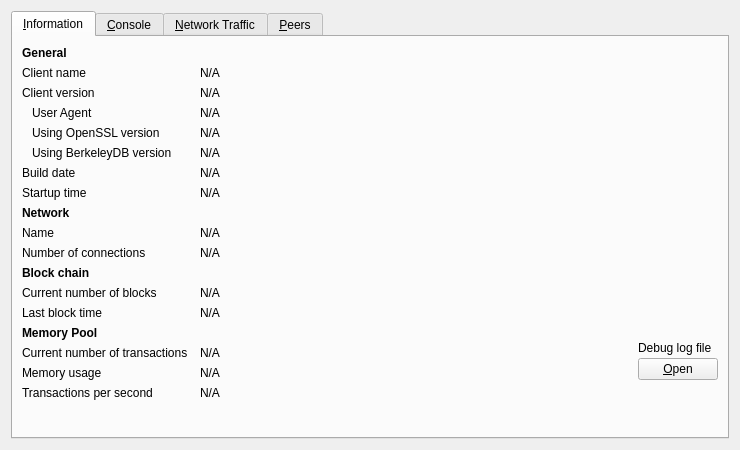
<?xml version="1.0" encoding="UTF-8"?>
<ui version="4.0">
 <class>RPCConsole</class>
 <widget class="QWidget" name="RPCConsole">
  <property name="geometry">
   <rect>
    <x>0</x>
    <y>0</y>
    <width>740</width>
    <height>450</height>
   </rect>
  </property>
  <property name="windowTitle">
   <string>Debug window</string>
  </property>
  <layout class="QVBoxLayout" name="verticalLayout_2">
   <item>
    <widget class="QTabWidget" name="tabWidget">
     <property name="currentIndex">
      <number>0</number>
     </property>
     <widget class="QWidget" name="tab_info">
      <attribute name="title">
       <string>&amp;Information</string>
      </attribute>
      <layout class="QGridLayout" name="gridLayout" columnstretch="0,1,0">
       <property name="horizontalSpacing">
        <number>12</number>
       </property>
       <item row="0" column="0">
        <widget class="QLabel" name="label_9">
         <property name="font">
          <font>
           <weight>75</weight>
           <bold>true</bold>
          </font>
         </property>
         <property name="text">
          <string>General</string>
         </property>
        </widget>
       </item>
       <item row="1" column="0">
        <widget class="QLabel" name="label_5">
         <property name="text">
          <string>Client name</string>
         </property>
        </widget>
       </item>
       <item row="1" column="1" colspan="2">
        <widget class="QLabel" name="clientName">
         <property name="cursor">
          <cursorShape>IBeamCursor</cursorShape>
         </property>
         <property name="text">
          <string>N/A</string>
         </property>
         <property name="textFormat">
          <enum>Qt::PlainText</enum>
         </property>
         <property name="textInteractionFlags">
          <set>Qt::LinksAccessibleByMouse|Qt::TextSelectableByKeyboard|Qt::TextSelectableByMouse</set>
         </property>
        </widget>
       </item>
       <item row="2" column="0">
        <widget class="QLabel" name="label_6">
         <property name="text">
          <string>Client version</string>
         </property>
        </widget>
       </item>
       <item row="2" column="1" colspan="2">
        <widget class="QLabel" name="clientVersion">
         <property name="cursor">
          <cursorShape>IBeamCursor</cursorShape>
         </property>
         <property name="text">
          <string>N/A</string>
         </property>
         <property name="textFormat">
          <enum>Qt::PlainText</enum>
         </property>
         <property name="textInteractionFlags">
          <set>Qt::LinksAccessibleByMouse|Qt::TextSelectableByKeyboard|Qt::TextSelectableByMouse</set>
         </property>
        </widget>
       </item>
       <item row="3" column="0">
        <widget class="QLabel" name="labelClientUserAgent">
         <property name="text">
          <string>User Agent</string>
         </property>
         <property name="indent">
          <number>10</number>
         </property>
        </widget>
       </item>
       <item row="3" column="1" colspan="2">
        <widget class="QLabel" name="clientUserAgent">
         <property name="cursor">
          <cursorShape>IBeamCursor</cursorShape>
         </property>
         <property name="text">
          <string>N/A</string>
         </property>
         <property name="textFormat">
          <enum>Qt::PlainText</enum>
         </property>
         <property name="textInteractionFlags">
          <set>Qt::LinksAccessibleByMouse|Qt::TextSelectableByKeyboard|Qt::TextSelectableByMouse</set>
         </property>
        </widget>
       </item>
       <item row="4" column="0">
        <widget class="QLabel" name="label_14">
         <property name="text">
          <string>Using OpenSSL version</string>
         </property>
         <property name="indent">
          <number>10</number>
         </property>
        </widget>
       </item>
       <item row="4" column="1" colspan="2">
        <widget class="QLabel" name="openSSLVersion">
         <property name="cursor">
          <cursorShape>IBeamCursor</cursorShape>
         </property>
         <property name="text">
          <string>N/A</string>
         </property>
         <property name="textFormat">
          <enum>Qt::PlainText</enum>
         </property>
         <property name="textInteractionFlags">
          <set>Qt::LinksAccessibleByMouse|Qt::TextSelectableByKeyboard|Qt::TextSelectableByMouse</set>
         </property>
        </widget>
       </item>
       <item row="5" column="0">
        <widget class="QLabel" name="label_berkeleyDBVersion">
         <property name="text">
          <string>Using BerkeleyDB version</string>
         </property>
         <property name="indent">
          <number>10</number>
         </property>
        </widget>
       </item>
       <item row="5" column="1" colspan="2">
        <widget class="QLabel" name="berkeleyDBVersion">
         <property name="cursor">
          <cursorShape>IBeamCursor</cursorShape>
         </property>
         <property name="text">
          <string>N/A</string>
         </property>
         <property name="textFormat">
          <enum>Qt::PlainText</enum>
         </property>
         <property name="textInteractionFlags">
          <set>Qt::LinksAccessibleByMouse|Qt::TextSelectableByKeyboard|Qt::TextSelectableByMouse</set>
         </property>
        </widget>
       </item>
       <item row="6" column="0">
        <widget class="QLabel" name="label_12">
         <property name="text">
          <string>Build date</string>
         </property>
        </widget>
       </item>
       <item row="6" column="1" colspan="2">
        <widget class="QLabel" name="buildDate">
         <property name="cursor">
          <cursorShape>IBeamCursor</cursorShape>
         </property>
         <property name="text">
          <string>N/A</string>
         </property>
         <property name="textFormat">
          <enum>Qt::PlainText</enum>
         </property>
         <property name="textInteractionFlags">
          <set>Qt::LinksAccessibleByMouse|Qt::TextSelectableByKeyboard|Qt::TextSelectableByMouse</set>
         </property>
        </widget>
       </item>
       <item row="7" column="0">
        <widget class="QLabel" name="label_13">
         <property name="text">
          <string>Startup time</string>
         </property>
        </widget>
       </item>
       <item row="7" column="1" colspan="2">
        <widget class="QLabel" name="startupTime">
         <property name="cursor">
          <cursorShape>IBeamCursor</cursorShape>
         </property>
         <property name="text">
          <string>N/A</string>
         </property>
         <property name="textFormat">
          <enum>Qt::PlainText</enum>
         </property>
         <property name="textInteractionFlags">
          <set>Qt::LinksAccessibleByMouse|Qt::TextSelectableByKeyboard|Qt::TextSelectableByMouse</set>
         </property>
        </widget>
       </item>
       <item row="9" column="0">
        <widget class="QLabel" name="label_8">
         <property name="text">
          <string>Name</string>
         </property>
        </widget>
       </item>
       <item row="9" column="1" colspan="2">
        <widget class="QLabel" name="networkName">
         <property name="cursor">
          <cursorShape>IBeamCursor</cursorShape>
         </property>
         <property name="text">
          <string>N/A</string>
         </property>
         <property name="textFormat">
          <enum>Qt::PlainText</enum>
         </property>
         <property name="textInteractionFlags">
          <set>Qt::LinksAccessibleByMouse|Qt::TextSelectableByKeyboard|Qt::TextSelectableByMouse</set>
         </property>
        </widget>
       </item>
       <item row="10" column="0">
        <widget class="QLabel" name="label_7">
         <property name="text">
          <string>Number of connections</string>
         </property>
        </widget>
       </item>
       <item row="10" column="1" colspan="2">
        <widget class="QLabel" name="numberOfConnections">
         <property name="cursor">
          <cursorShape>IBeamCursor</cursorShape>
         </property>
         <property name="text">
          <string>N/A</string>
         </property>
         <property name="textFormat">
          <enum>Qt::PlainText</enum>
         </property>
         <property name="textInteractionFlags">
          <set>Qt::LinksAccessibleByMouse|Qt::TextSelectableByKeyboard|Qt::TextSelectableByMouse</set>
         </property>
        </widget>
       </item>
       <item row="11" column="0">
        <widget class="QLabel" name="label_10">
         <property name="font">
          <font>
           <weight>75</weight>
           <bold>true</bold>
          </font>
         </property>
         <property name="text">
          <string>Block chain</string>
         </property>
        </widget>
       </item>
       <item row="12" column="0">
        <widget class="QLabel" name="label_3">
         <property name="text">
          <string>Current number of blocks</string>
         </property>
        </widget>
       </item>
       <item row="12" column="1" colspan="2">
        <widget class="QLabel" name="numberOfBlocks">
         <property name="cursor">
          <cursorShape>IBeamCursor</cursorShape>
         </property>
         <property name="text">
          <string>N/A</string>
         </property>
         <property name="textFormat">
          <enum>Qt::PlainText</enum>
         </property>
         <property name="textInteractionFlags">
          <set>Qt::LinksAccessibleByMouse|Qt::TextSelectableByKeyboard|Qt::TextSelectableByMouse</set>
         </property>
        </widget>
       </item>
       <item row="13" column="0">
        <widget class="QLabel" name="labelLastBlockTime">
         <property name="text">
          <string>Last block time</string>
         </property>
        </widget>
       </item>
       <item row="13" column="1" colspan="2">
        <widget class="QLabel" name="lastBlockTime">
         <property name="cursor">
          <cursorShape>IBeamCursor</cursorShape>
         </property>
         <property name="text">
          <string>N/A</string>
         </property>
         <property name="textFormat">
          <enum>Qt::PlainText</enum>
         </property>
         <property name="textInteractionFlags">
          <set>Qt::LinksAccessibleByMouse|Qt::TextSelectableByKeyboard|Qt::TextSelectableByMouse</set>
         </property>
        </widget>
       </item>
       <item row="14" column="0">
        <widget class="QLabel" name="labelMempoolTitle">
         <property name="font">
          <font>
           <weight>75</weight>
           <bold>true</bold>
          </font>
         </property>
         <property name="text">
          <string>Memory Pool</string>
         </property>
        </widget>
       </item>
       <item row="15" column="0">
        <widget class="QLabel" name="labelNumberOfTransactions">
         <property name="text">
          <string>Current number of transactions</string>
         </property>
        </widget>
       </item>
       <item row="15" column="1">
        <widget class="QLabel" name="mempoolNumberTxs">
         <property name="cursor">
          <cursorShape>IBeamCursor</cursorShape>
         </property>
         <property name="text">
          <string>N/A</string>
         </property>
         <property name="textFormat">
          <enum>Qt::PlainText</enum>
         </property>
         <property name="textInteractionFlags">
          <set>Qt::LinksAccessibleByMouse|Qt::TextSelectableByKeyboard|Qt::TextSelectableByMouse</set>
         </property>
        </widget>
       </item>
       <item row="8" column="0">
        <widget class="QLabel" name="labelNetwork">
         <property name="font">
          <font>
           <weight>75</weight>
           <bold>true</bold>
          </font>
         </property>
         <property name="text">
          <string>Network</string>
         </property>
        </widget>
       </item>
       <item row="16" column="0">
        <widget class="QLabel" name="labelMemoryUsage">
         <property name="text">
          <string>Memory usage</string>
         </property>
        </widget>
       </item>
       <item row="16" column="1">
        <widget class="QLabel" name="mempoolSize">
         <property name="cursor">
          <cursorShape>IBeamCursor</cursorShape>
         </property>
         <property name="text">
          <string>N/A</string>
         </property>
         <property name="textFormat">
          <enum>Qt::PlainText</enum>
         </property>
         <property name="textInteractionFlags">
          <set>Qt::LinksAccessibleByMouse|Qt::TextSelectableByKeyboard|Qt::TextSelectableByMouse</set>
         </property>
        </widget>
       </item>
       <item row="17" column="0">
        <widget class="QLabel" name="labelTransactionsPerSecond">
         <property name="text">
          <string>Transactions per second</string>
         </property>
        </widget>
       </item>
       <item row="17" column="1">
        <widget class="QLabel" name="transactionsPerSecond">
         <property name="cursor">
          <cursorShape>IBeamCursor</cursorShape>
         </property>
         <property name="text">
          <string>N/A</string>
         </property>
         <property name="textFormat">
          <enum>Qt::PlainText</enum>
         </property>
         <property name="textInteractionFlags">
          <set>Qt::LinksAccessibleByMouse|Qt::TextSelectableByKeyboard|Qt::TextSelectableByMouse</set>
         </property>
        </widget>
       </item>

       <item row="14" column="2" rowspan="3">
        <layout class="QVBoxLayout" name="verticalLayoutDebugButton">
         <property name="spacing">
          <number>3</number>
         </property>
         <item>
          <spacer name="verticalSpacer_2">
           <property name="orientation">
            <enum>Qt::Vertical</enum>
           </property>
           <property name="sizeHint" stdset="0">
            <size>
             <width>10</width>
             <height>5</height>
            </size>
           </property>
          </spacer>
         </item>
         <item>
          <widget class="QLabel" name="labelDebugLogfile">
           <property name="text">
            <string>Debug log file</string>
           </property>
          </widget>
         </item>
         <item>
          <widget class="QPushButton" name="openDebugLogfileButton">
           <property name="toolTip">
            <string>Open the Bitcoin XT debug log file from the current data directory. This can take a few seconds for large log files.</string>
           </property>
           <property name="text">
            <string>&amp;Open</string>
           </property>
           <property name="autoDefault">
            <bool>false</bool>
           </property>
          </widget>
         </item>
        </layout>
       </item>
       <item row="18" column="0">
        <spacer name="verticalSpacer">
         <property name="orientation">
          <enum>Qt::Vertical</enum>
         </property>
         <property name="sizeHint" stdset="0">
          <size>
           <width>20</width>
           <height>40</height>
          </size>
         </property>
        </spacer>
       </item>
      </layout>
     </widget>
     <widget class="QWidget" name="tab_console">
      <attribute name="title">
       <string>&amp;Console</string>
      </attribute>
      <layout class="QVBoxLayout" name="verticalLayout_3">
       <property name="spacing">
        <number>3</number>
       </property>
       <item>
        <widget class="QTextEdit" name="messagesWidget">
         <property name="minimumSize">
          <size>
           <width>0</width>
           <height>100</height>
          </size>
         </property>
         <property name="readOnly">
          <bool>true</bool>
         </property>
         <property name="tabKeyNavigation" stdset="0">
          <bool>false</bool>
         </property>
         <property name="columnCount" stdset="0">
          <number>2</number>
         </property>
        </widget>
       </item>
       <item>
        <layout class="QHBoxLayout" name="horizontalLayout">
         <property name="spacing">
          <number>3</number>
         </property>
         <item>
          <widget class="QLabel" name="label">
           <property name="text">
            <string notr="true">&gt;</string>
           </property>
          </widget>
         </item>
         <item>
          <widget class="QLineEdit" name="lineEdit"/>
         </item>
         <item>
          <widget class="QPushButton" name="clearButton">
           <property name="maximumSize">
            <size>
             <width>24</width>
             <height>24</height>
            </size>
           </property>
           <property name="toolTip">
            <string>Clear console</string>
           </property>
           <property name="text">
            <string/>
           </property>
           <property name="icon">
            <iconset resource="../bitcoin.qrc">
             <normaloff>:/icons/remove</normaloff>:/icons/remove</iconset>
           </property>
           <property name="shortcut">
            <string notr="true">Ctrl+L</string>
           </property>
           <property name="autoDefault">
            <bool>false</bool>
           </property>
          </widget>
         </item>
        </layout>
       </item>
      </layout>
     </widget>
     <widget class="QWidget" name="tab_nettraffic">
      <attribute name="title">
       <string>&amp;Network Traffic</string>
      </attribute>
      <layout class="QHBoxLayout" name="horizontalLayout_3">
       <item>
        <layout class="QVBoxLayout" name="verticalLayout_4">
         <item>
          <widget class="TrafficGraphWidget" name="trafficGraph" native="true">
           <property name="sizePolicy">
            <sizepolicy hsizetype="Expanding" vsizetype="Expanding">
             <horstretch>0</horstretch>
             <verstretch>0</verstretch>
            </sizepolicy>
           </property>
          </widget>
         </item>
         <item>
          <layout class="QHBoxLayout" name="horizontalLayout_2">
           <item>
            <widget class="QSlider" name="sldGraphRange">
             <property name="minimum">
              <number>1</number>
             </property>
             <property name="maximum">
              <number>288</number>
             </property>
             <property name="pageStep">
              <number>12</number>
             </property>
             <property name="value">
              <number>6</number>
             </property>
             <property name="orientation">
              <enum>Qt::Horizontal</enum>
             </property>
            </widget>
           </item>
           <item>
            <widget class="QLabel" name="lblGraphRange">
             <property name="minimumSize">
              <size>
               <width>100</width>
               <height>0</height>
              </size>
             </property>
             <property name="alignment">
              <set>Qt::AlignCenter</set>
             </property>
            </widget>
           </item>
           <item>
            <widget class="QPushButton" name="btnClearTrafficGraph">
             <property name="text">
              <string>&amp;Clear</string>
             </property>
             <property name="autoDefault">
              <bool>false</bool>
             </property>
            </widget>
           </item>
          </layout>
         </item>
        </layout>
       </item>
       <item>
        <layout class="QVBoxLayout" name="verticalLayout">
         <item>
          <widget class="QGroupBox" name="groupBox">
           <property name="title">
            <string>Totals</string>
           </property>
           <layout class="QVBoxLayout" name="verticalLayout_5">
            <item>
             <layout class="QHBoxLayout" name="horizontalLayout_4">
              <item>
               <widget class="Line" name="line">
                <property name="sizePolicy">
                 <sizepolicy hsizetype="Fixed" vsizetype="Fixed">
                  <horstretch>0</horstretch>
                  <verstretch>0</verstretch>
                 </sizepolicy>
                </property>
                <property name="minimumSize">
                 <size>
                  <width>10</width>
                  <height>0</height>
                 </size>
                </property>
                <property name="palette">
                 <palette>
                  <active>
                   <colorrole role="Light">
                    <brush brushstyle="SolidPattern">
                     <color alpha="255">
                      <red>0</red>
                      <green>255</green>
                      <blue>0</blue>
                     </color>
                    </brush>
                   </colorrole>
                  </active>
                  <inactive>
                   <colorrole role="Light">
                    <brush brushstyle="SolidPattern">
                     <color alpha="255">
                      <red>0</red>
                      <green>255</green>
                      <blue>0</blue>
                     </color>
                    </brush>
                   </colorrole>
                  </inactive>
                  <disabled>
                   <colorrole role="Light">
                    <brush brushstyle="SolidPattern">
                     <color alpha="255">
                      <red>0</red>
                      <green>255</green>
                      <blue>0</blue>
                     </color>
                    </brush>
                   </colorrole>
                  </disabled>
                 </palette>
                </property>
                <property name="orientation">
                 <enum>Qt::Horizontal</enum>
                </property>
               </widget>
              </item>
              <item>
               <widget class="QLabel" name="label_16">
                <property name="text">
                 <string>Received</string>
                </property>
               </widget>
              </item>
              <item>
               <widget class="QLabel" name="lblBytesIn">
                <property name="minimumSize">
                 <size>
                  <width>50</width>
                  <height>0</height>
                 </size>
                </property>
                <property name="alignment">
                 <set>Qt::AlignRight|Qt::AlignTrailing|Qt::AlignVCenter</set>
                </property>
               </widget>
              </item>
             </layout>
            </item>
            <item>
             <layout class="QHBoxLayout" name="horizontalLayout_5">
              <item>
               <widget class="Line" name="line_2">
                <property name="sizePolicy">
                 <sizepolicy hsizetype="Fixed" vsizetype="Fixed">
                  <horstretch>0</horstretch>
                  <verstretch>0</verstretch>
                 </sizepolicy>
                </property>
                <property name="minimumSize">
                 <size>
                  <width>10</width>
                  <height>0</height>
                 </size>
                </property>
                <property name="palette">
                 <palette>
                  <active>
                   <colorrole role="Light">
                    <brush brushstyle="SolidPattern">
                     <color alpha="255">
                      <red>255</red>
                      <green>0</green>
                      <blue>0</blue>
                     </color>
                    </brush>
                   </colorrole>
                  </active>
                  <inactive>
                   <colorrole role="Light">
                    <brush brushstyle="SolidPattern">
                     <color alpha="255">
                      <red>255</red>
                      <green>0</green>
                      <blue>0</blue>
                     </color>
                    </brush>
                   </colorrole>
                  </inactive>
                  <disabled>
                   <colorrole role="Light">
                    <brush brushstyle="SolidPattern">
                     <color alpha="255">
                      <red>255</red>
                      <green>0</green>
                      <blue>0</blue>
                     </color>
                    </brush>
                   </colorrole>
                  </disabled>
                 </palette>
                </property>
                <property name="orientation">
                 <enum>Qt::Horizontal</enum>
                </property>
               </widget>
              </item>
              <item>
               <widget class="QLabel" name="label_17">
                <property name="text">
                 <string>Sent</string>
                </property>
               </widget>
              </item>
              <item>
               <widget class="QLabel" name="lblBytesOut">
                <property name="minimumSize">
                 <size>
                  <width>50</width>
                  <height>0</height>
                 </size>
                </property>
                <property name="alignment">
                 <set>Qt::AlignRight|Qt::AlignTrailing|Qt::AlignVCenter</set>
                </property>
               </widget>
              </item>
             </layout>
            </item>
            <item>
             <spacer name="verticalSpacer_4">
              <property name="orientation">
               <enum>Qt::Vertical</enum>
              </property>
              <property name="sizeHint" stdset="0">
               <size>
                <width>20</width>
                <height>407</height>
               </size>
              </property>
             </spacer>
            </item>
           </layout>
          </widget>
         </item>
        </layout>
       </item>
      </layout>
     </widget>
     <widget class="QWidget" name="tab_peers">
      <attribute name="title">
       <string>&amp;Peers</string>
      </attribute>
      <layout class="QGridLayout" name="gridLayout_2">
       <item row="0" column="0" rowspan="2">
        <widget class="QTableView" name="peerWidget">
         <property name="horizontalScrollBarPolicy">
          <enum>Qt::ScrollBarAsNeeded</enum>
         </property>
         <property name="sortingEnabled">
          <bool>true</bool>
         </property>
         <attribute name="horizontalHeaderHighlightSections">
          <bool>false</bool>
         </attribute>
        </widget>
       </item>
       <item row="0" column="1">
        <widget class="QLabel" name="peerHeading">
         <property name="sizePolicy">
          <sizepolicy hsizetype="Preferred" vsizetype="Minimum">
           <horstretch>0</horstretch>
           <verstretch>0</verstretch>
          </sizepolicy>
         </property>
         <property name="minimumSize">
          <size>
           <width>300</width>
           <height>32</height>
          </size>
         </property>
         <property name="font">
          <font>
           <pointsize>10</pointsize>
          </font>
         </property>
         <property name="cursor">
          <cursorShape>IBeamCursor</cursorShape>
         </property>
         <property name="text">
          <string>Select a peer to view detailed information.</string>
         </property>
         <property name="alignment">
          <set>Qt::AlignHCenter|Qt::AlignTop</set>
         </property>
         <property name="wordWrap">
          <bool>true</bool>
         </property>
         <property name="textInteractionFlags">
          <set>Qt::LinksAccessibleByMouse|Qt::TextSelectableByKeyboard|Qt::TextSelectableByMouse</set>
         </property>
        </widget>
       </item>
       <item row="1" column="1">
        <widget class="QWidget" name="detailWidget" native="true">
         <property name="minimumSize">
          <size>
           <width>300</width>
           <height>0</height>
          </size>
         </property>
         <layout class="QGridLayout" name="gridLayout_3">
          <item row="0" column="0">
           <widget class="QLabel" name="label_23">
            <property name="text">
             <string>Direction</string>
            </property>
           </widget>
          </item>
          <item row="0" column="2">
           <widget class="QLabel" name="peerDirection">
            <property name="cursor">
             <cursorShape>IBeamCursor</cursorShape>
            </property>
            <property name="text">
             <string>N/A</string>
            </property>
            <property name="textFormat">
             <enum>Qt::PlainText</enum>
            </property>
            <property name="textInteractionFlags">
             <set>Qt::LinksAccessibleByMouse|Qt::TextSelectableByKeyboard|Qt::TextSelectableByMouse</set>
            </property>
           </widget>
          </item>
          <item row="1" column="0">
           <widget class="QLabel" name="label_21">
            <property name="text">
             <string>Version</string>
            </property>
           </widget>
          </item>
          <item row="1" column="2">
           <widget class="QLabel" name="peerVersion">
            <property name="cursor">
             <cursorShape>IBeamCursor</cursorShape>
            </property>
            <property name="text">
             <string>N/A</string>
            </property>
            <property name="textFormat">
             <enum>Qt::PlainText</enum>
            </property>
            <property name="textInteractionFlags">
             <set>Qt::LinksAccessibleByMouse|Qt::TextSelectableByKeyboard|Qt::TextSelectableByMouse</set>
            </property>
           </widget>
          </item>
          <item row="2" column="0">
           <widget class="QLabel" name="label_28">
            <property name="text">
             <string>User Agent</string>
            </property>
           </widget>
          </item>
          <item row="2" column="2">
           <widget class="QLabel" name="peerSubversion">
            <property name="cursor">
             <cursorShape>IBeamCursor</cursorShape>
            </property>
            <property name="text">
             <string>N/A</string>
            </property>
            <property name="textFormat">
             <enum>Qt::PlainText</enum>
            </property>
            <property name="textInteractionFlags">
             <set>Qt::LinksAccessibleByMouse|Qt::TextSelectableByKeyboard|Qt::TextSelectableByMouse</set>
            </property>
           </widget>
          </item>
          <item row="3" column="0">
           <widget class="QLabel" name="label_4">
            <property name="text">
             <string>Services</string>
            </property>
           </widget>
          </item>
          <item row="3" column="2">
           <widget class="QLabel" name="peerServices">
            <property name="cursor">
             <cursorShape>IBeamCursor</cursorShape>
            </property>
            <property name="text">
             <string>N/A</string>
            </property>
            <property name="textFormat">
             <enum>Qt::PlainText</enum>
            </property>
            <property name="textInteractionFlags">
             <set>Qt::LinksAccessibleByMouse|Qt::TextSelectableByKeyboard|Qt::TextSelectableByMouse</set>
            </property>
           </widget>
          </item>
          <item row="5" column="0">
           <widget class="QLabel" name="label_29">
            <property name="text">
             <string>Starting Height</string>
            </property>
           </widget>
          </item>
          <item row="5" column="2">
           <widget class="QLabel" name="peerHeight">
            <property name="cursor">
             <cursorShape>IBeamCursor</cursorShape>
            </property>
            <property name="text">
             <string>N/A</string>
            </property>
            <property name="textFormat">
             <enum>Qt::PlainText</enum>
            </property>
            <property name="textInteractionFlags">
             <set>Qt::LinksAccessibleByMouse|Qt::TextSelectableByKeyboard|Qt::TextSelectableByMouse</set>
            </property>
           </widget>
          </item>
          <item row="6" column="0">
           <widget class="QLabel" name="label_27">
            <property name="text">
             <string>Sync Height</string>
            </property>
           </widget>
          </item>
          <item row="6" column="2">
           <widget class="QLabel" name="peerSyncHeight">
            <property name="cursor">
             <cursorShape>IBeamCursor</cursorShape>
            </property>
            <property name="text">
             <string>N/A</string>
            </property>
            <property name="textFormat">
             <enum>Qt::PlainText</enum>
            </property>
            <property name="textInteractionFlags">
             <set>Qt::LinksAccessibleByMouse|Qt::TextSelectableByKeyboard|Qt::TextSelectableByMouse</set>
            </property>
           </widget>
          </item>
          <item row="7" column="0">
           <widget class="QLabel" name="label_24">
            <property name="text">
             <string>Ban Score</string>
            </property>
           </widget>
          </item>
          <item row="7" column="2">
           <widget class="QLabel" name="peerBanScore">
            <property name="cursor">
             <cursorShape>IBeamCursor</cursorShape>
            </property>
            <property name="text">
             <string>N/A</string>
            </property>
            <property name="textFormat">
             <enum>Qt::PlainText</enum>
            </property>
            <property name="textInteractionFlags">
             <set>Qt::LinksAccessibleByMouse|Qt::TextSelectableByKeyboard|Qt::TextSelectableByMouse</set>
            </property>
           </widget>
          </item>
          <item row="8" column="0">
           <widget class="QLabel" name="label_22">
            <property name="text">
             <string>Connection Time</string>
            </property>
           </widget>
          </item>
          <item row="8" column="2">
           <widget class="QLabel" name="peerConnTime">
            <property name="cursor">
             <cursorShape>IBeamCursor</cursorShape>
            </property>
            <property name="text">
             <string>N/A</string>
            </property>
            <property name="textFormat">
             <enum>Qt::PlainText</enum>
            </property>
            <property name="textInteractionFlags">
             <set>Qt::LinksAccessibleByMouse|Qt::TextSelectableByKeyboard|Qt::TextSelectableByMouse</set>
            </property>
           </widget>
          </item>
          <item row="9" column="0">
           <widget class="QLabel" name="label_15">
            <property name="text">
             <string>Last Send</string>
            </property>
           </widget>
          </item>
          <item row="9" column="2">
           <widget class="QLabel" name="peerLastSend">
            <property name="cursor">
             <cursorShape>IBeamCursor</cursorShape>
            </property>
            <property name="text">
             <string>N/A</string>
            </property>
            <property name="textFormat">
             <enum>Qt::PlainText</enum>
            </property>
            <property name="textInteractionFlags">
             <set>Qt::LinksAccessibleByMouse|Qt::TextSelectableByKeyboard|Qt::TextSelectableByMouse</set>
            </property>
           </widget>
          </item>
          <item row="10" column="0">
           <widget class="QLabel" name="label_19">
            <property name="text">
             <string>Last Receive</string>
            </property>
           </widget>
          </item>
          <item row="10" column="2">
           <widget class="QLabel" name="peerLastRecv">
            <property name="cursor">
             <cursorShape>IBeamCursor</cursorShape>
            </property>
            <property name="text">
             <string>N/A</string>
            </property>
            <property name="textFormat">
             <enum>Qt::PlainText</enum>
            </property>
            <property name="textInteractionFlags">
             <set>Qt::LinksAccessibleByMouse|Qt::TextSelectableByKeyboard|Qt::TextSelectableByMouse</set>
            </property>
           </widget>
          </item>
          <item row="11" column="0">
           <widget class="QLabel" name="label_18">
            <property name="text">
             <string>Bytes Sent</string>
            </property>
           </widget>
          </item>
          <item row="11" column="2">
           <widget class="QLabel" name="peerBytesSent">
            <property name="cursor">
             <cursorShape>IBeamCursor</cursorShape>
            </property>
            <property name="text">
             <string>N/A</string>
            </property>
            <property name="textFormat">
             <enum>Qt::PlainText</enum>
            </property>
            <property name="textInteractionFlags">
             <set>Qt::LinksAccessibleByMouse|Qt::TextSelectableByKeyboard|Qt::TextSelectableByMouse</set>
            </property>
           </widget>
          </item>
          <item row="12" column="0">
           <widget class="QLabel" name="label_20">
            <property name="text">
             <string>Bytes Received</string>
            </property>
           </widget>
          </item>
          <item row="12" column="2">
           <widget class="QLabel" name="peerBytesRecv">
            <property name="cursor">
             <cursorShape>IBeamCursor</cursorShape>
            </property>
            <property name="text">
             <string>N/A</string>
            </property>
            <property name="textFormat">
             <enum>Qt::PlainText</enum>
            </property>
            <property name="textInteractionFlags">
             <set>Qt::LinksAccessibleByMouse|Qt::TextSelectableByKeyboard|Qt::TextSelectableByMouse</set>
            </property>
           </widget>
          </item>
          <item row="13" column="0">
           <widget class="QLabel" name="label_26">
            <property name="text">
             <string>Ping Time</string>
            </property>
           </widget>
          </item>
          <item row="13" column="2">
           <widget class="QLabel" name="peerPingTime">
            <property name="cursor">
             <cursorShape>IBeamCursor</cursorShape>
            </property>
            <property name="text">
             <string>N/A</string>
            </property>
            <property name="textFormat">
             <enum>Qt::PlainText</enum>
            </property>
            <property name="textInteractionFlags">
             <set>Qt::LinksAccessibleByMouse|Qt::TextSelectableByKeyboard|Qt::TextSelectableByMouse</set>
            </property>
           </widget>
          </item>
          <item row="14" column="0">
           <widget class="QLabel" name="label_timeoffset">
            <property name="text">
             <string>Time Offset</string>
            </property>
           </widget>
          </item>
          <item row="14" column="2">
           <widget class="QLabel" name="timeoffset">
            <property name="cursor">
             <cursorShape>IBeamCursor</cursorShape>
            </property>
            <property name="text">
             <string>N/A</string>
            </property>
            <property name="textFormat">
             <enum>Qt::PlainText</enum>
            </property>
            <property name="textInteractionFlags">
             <set>Qt::LinksAccessibleByMouse|Qt::TextSelectableByKeyboard|Qt::TextSelectableByMouse</set>
            </property>
           </widget>
          </item>
          <item row="15" column="1">
           <spacer name="verticalSpacer_3">
            <property name="orientation">
             <enum>Qt::Vertical</enum>
            </property>
            <property name="sizeHint" stdset="0">
             <size>
              <width>20</width>
              <height>40</height>
             </size>
            </property>
           </spacer>
          </item>
         </layout>
        </widget>
       </item>
      </layout>
     </widget>
    </widget>
   </item>
  </layout>
 </widget>
 <customwidgets>
  <customwidget>
   <class>TrafficGraphWidget</class>
   <extends>QWidget</extends>
   <header>trafficgraphwidget.h</header>
   <container>1</container>
   <slots>
    <slot>clear()</slot>
   </slots>
  </customwidget>
 </customwidgets>
 <resources>
  <include location="../bitcoin.qrc"/>
 </resources>
 <connections/>
</ui>
